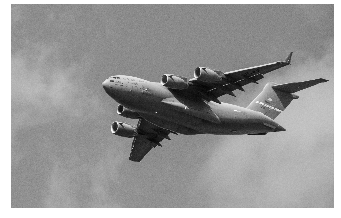
#> input picture Machine_Learning/1.png, 341 x 218 px
$ jupyter execute chapter-08.ipynb
#> lines starting #> are read from the running program, lines starting #| are printed output that depends on the picture; after the words box and inside, x2 and y2 are one past the last pixel; in counts of white or black regions, pixels touching at a corner belong together
[cell 1]
import cv2
import numpy as np
import matplotlib.pyplot as plt

[cell 2]
image = cv2.imread("../1.png", cv2.IMREAD_GRAYSCALE)
#> image is the input picture: shape (218, 341); min 2, max 255, mean 153.4

[cell 3]
plt.imshow(image, cmap='gray')
plt.axis('off')
plt.show()

[cell 4]
type(image)

[cell 5]
image

[cell 6]
image.shape
#> Out = (218, 341)

[cell 7]
image[0,0]
#> Out = 255

[cell 8]
image_bgr = cv2.imread("../1.png", cv2.IMREAD_COLOR)

image_bgr[0,0]
#> Out = [255, 255, 255]

[cell 9]
# Convert to RGB
image_rgb = cv2.cvtColor(image_bgr, cv2.COLOR_BGR2RGB)
# Show image
plt.imshow(image_rgb), plt.axis("off")
plt.show()

[cell 10]
image = cv2.imread("../1.png", cv2.IMREAD_GRAYSCALE)
# Save image
cv2.imwrite("../plane_new.jpg", image)
#> Out = True

[cell 11]
# Load image as grayscale
image = cv2.imread("../1.png",cv2.IMREAD_GRAYSCALE)
# Resize image to 50 pixels by 50 pixels
image_50x50 = cv2.resize(image, (50, 50))
# View image
plt.imshow(image_50x50, cmap="gray"), plt.axis("off")
plt.show()

[cell 12]
# Load image in grayscale
image = cv2.imread("../1.png",cv2.IMREAD_GRAYSCALE)
# Select first half of the columns and all rows
image_cropped = image[:,:128]
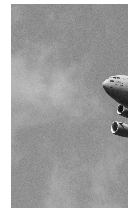
#> image_cropped: shape (218, 128); min 17, max 255, mean 164.4
# Show image
plt.imshow(image_cropped, cmap="gray"), plt.axis("off")
plt.show()

[cell 13]
image = cv2.imread("../1.png",cv2.IMREAD_GRAYSCALE)
# Blur image
image_blurry = cv2.blur(image, (5,5))
# Show image
plt.imshow(image_blurry, cmap="gray"), plt.axis("off")
plt.show()

[cell 14]
# Blur image
image_very_blurry = cv2.blur(image, (100,100))
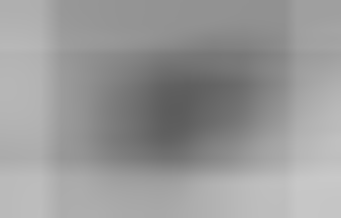
#> image_very_blurry: shape (218, 341); min 92, max 201, mean 152.7
# Show image
plt.imshow(image_very_blurry, cmap="gray"), plt.xticks([]),
plt.yticks([])
plt.show()

[cell 15]
# Create kernel
kernel = np.ones((5,5)) / 25.0
# Show kernel
kernel

[cell 16]
# Apply kernel
image_kernel = cv2.filter2D(image, -1, kernel)
# Show image
plt.imshow(image_kernel, cmap="gray"), plt.xticks([]),
plt.yticks([])
plt.show()

[cell 17]
image = cv2.imread("../1.png",cv2.IMREAD_GRAYSCALE)
# Create kernel
kernel = np.array([[0, -1, 0],
[-1, 5,-1],
[0, -1, 0]])
# Sharpen image
image_sharp = cv2.filter2D(image, -1, kernel)
# Show image
plt.imshow(image_sharp, cmap="gray"), plt.axis("off")
plt.show()

[cell 18]
# Enhance image
image_enhanced = cv2.equalizeHist(image)
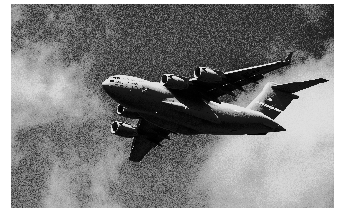
#> image_enhanced: shape (218, 341); min 0, max 255, mean 130.9
# Show image
plt.imshow(image_enhanced, cmap="gray"), plt.axis("off")
plt.show()

[cell 19]
image_bgr = cv2.imread("../1.png")

image_yuv = cv2.cvtColor(image_bgr, cv2.COLOR_BGR2YUV)
#> image_yuv: shape (218, 341, 3); mean of channels 0, 1, 2 153.4, 128, 128
# Apply histogram equalization
image_yuv[:, :, 0] = cv2.equalizeHist(image_yuv[:, :, 0])
#> image_yuv: shape (218, 341, 3); mean of channels 0, 1, 2 130.9, 128, 128
# Convert to RGB
image_rgb = cv2.cvtColor(image_yuv, cv2.COLOR_YUV2RGB)
# Show image
plt.imshow(image_rgb), plt.axis("off")
plt.show()

[cell 20]
image_bgr = cv2.imread("../1.png")
# Convert BGR to HSV
image_hsv = cv2.cvtColor(image_bgr, cv2.COLOR_BGR2HSV)
#> image_hsv: shape (218, 341, 3); mean H, S, V 0, 0, 153.4
# Define range of blue values in HSV
lower_blue = np.array([5,10,50])
upper_blue = np.array([50,205,5])
# Create mask
mask = cv2.inRange(image_hsv, lower_blue, upper_blue)
#> mask: shape (218, 341); every value is 0
# Mask image
image_bgr_masked = cv2.bitwise_and(image_bgr, image_bgr,mask=mask)
#> image_bgr_masked: shape (218, 341, 3); every value is 0
# Convert BGR to RGB
image_rgb = cv2.cvtColor(image_bgr_masked,
cv2.COLOR_BGR2RGB)
# Show image
plt.imshow(image_rgb), plt.axis("off")
plt.show()

[cell 21]
# Show image
plt.imshow(mask, cmap='gray'), plt.axis("off")
plt.show()

[cell 22]
# Load image as grayscale
image_grey = cv2.imread("../1.png",cv2.IMREAD_GRAYSCALE)

# Apply adaptive thresholding
max_output_value = 255
neighborhood_size = 99
subtract_from_mean = 10
image_binarized = cv2.adaptiveThreshold(image_grey,
max_output_value,
cv2.ADAPTIVE_THRESH_GAUSSIAN_C,
cv2.THRESH_BINARY,
neighborhood_size,
subtract_from_mean)
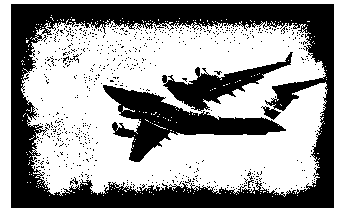
#> image_binarized: shape (218, 341); 62% white; 658 black regions (652 under 20 px), largest, box (x1, y1, x2, y2) and area: (11, 4, 334, 208) 20094, (103, 85, 286, 162) 4714, (162, 52, 293, 112) 2289, (70, 177, 78, 185) 26, (248, 176, 254, 188) 26, (70, 54, 79, 63) 24
# Show image
plt.imshow(image_binarized, cmap="gray"), plt.axis("off")
plt.show()

[cell 23]
image_bgr = cv2.imread('../1.png')
image_rgb = cv2.cvtColor(image_bgr, cv2.COLOR_BGR2RGB)
# Rectangle values: start x, start y, width, height
rectangle = (0, 56, 256, 150)
# Create initial mask
mask = np.zeros(image_rgb.shape[:2], np.uint8)
# Create temporary arrays used by grabCut
bgdModel = np.zeros((1, 65), np.float64)
fgdModel = np.zeros((1, 65), np.float64)
# Run grabCut
cv2.grabCut(image_rgb, # Our image
mask, # The Mask
rectangle, # Our rectangle
bgdModel, # Temporary array for background
fgdModel, # Temporary array for background
5, # Number of iterations
cv2.GC_INIT_WITH_RECT) # Initiative using our
rectangle
# Create mask where sure and likely backgrounds set to 0, otherwise 1
mask_2 = np.where((mask==2) | (mask==0), 0,
1).astype('uint8')
# Multiply image with new mask to subtract background
image_rgb_nobg = image_rgb * mask_2[:, :, np.newaxis]
# Show image
plt.imshow(image_rgb_nobg),plt.show()
plt.axis("off")

[cell 24]
# Show mask
plt.imshow(mask, cmap='gray'), plt.axis("off")
plt.show()

[cell 25]
plt.imshow(mask_2, cmap='gray'), plt.axis("off")
plt.show()
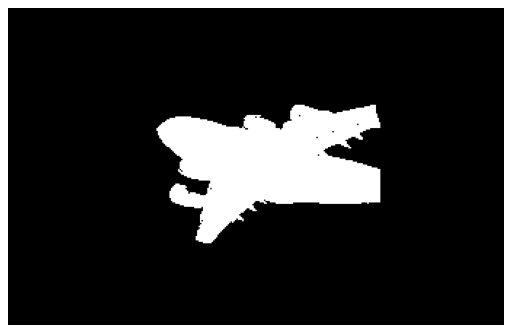
#> figure drawn by matplotlib, 1 panel

[cell 26]
# Load image as grayscale
image_gray = cv2.imread("../1.png",cv2.IMREAD_GRAYSCALE)
# Calculate median intensity
median_intensity = np.median(image_gray)
#> median_intensity = 147
# Set thresholds to be one standard deviation above and below median intensity
lower_threshold = int(max(0, (1.0 - 0.33) *
median_intensity))
#> lower_threshold = 98
upper_threshold = int(min(255, (1.0 + 0.33) *
median_intensity))
#> upper_threshold = 195
# Apply canny edge detector
image_canny = cv2.Canny(image_gray, lower_threshold,
upper_threshold)
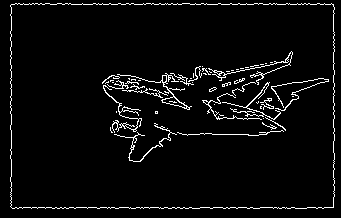
#> image_canny: shape (218, 341); 4.3% white in thin lines or dots
# Show image
plt.imshow(image_canny, cmap="gray"), plt.axis("off")
plt.show()

[cell 27]
# Load image as grayscale
image_bgr = cv2.imread("../1.png")
image_gray = cv2.cvtColor(image_bgr, cv2.COLOR_BGR2GRAY)
image_gray = np.float32(image_gray)
# Set corner detector parameters
block_size = 2
aperture = 29
free_parameter = 0.04
# Detect corners
detector_responses = cv2.cornerHarris(image_gray,
block_size,
aperture,
free_parameter)
# Large corner markers
detector_responses = cv2.dilate(detector_responses, None)
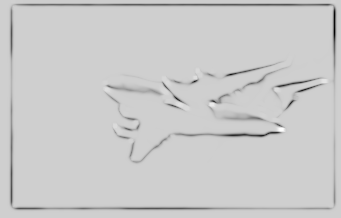
#> detector_responses: shape (218, 341) float32; min -1.23e+36, max 2.85e+35, mean -inf; drawn with min black and max white
# Only keep detector responses greater than threshold, mark as white
threshold = 0.02
image_bgr[detector_responses >
threshold *
detector_responses.max()] = [255,255,255]
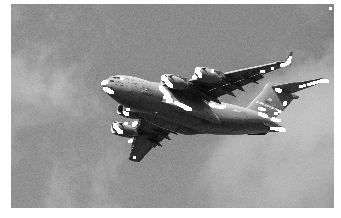
#> image_bgr: shape (218, 341, 3); 1.48% of pixels changed, all inside (x1, y1, x2, y2) = (101, 7, 332, 159)
# Convert to grayscale
image_gray = cv2.cvtColor(image_bgr, cv2.COLOR_BGR2GRAY)
# Show image
plt.imshow(image_gray, cmap="gray"), plt.axis("off")
plt.show()

[cell 28]
# Show potential corners
plt.imshow(detector_responses, cmap='gray'), plt.axis("off")
plt.show()

[cell 29]
image = cv2.imread("../1.png",
cv2.IMREAD_GRAYSCALE)
# Resize image to 10 pixels by 10 pixels
image_10x10 = cv2.resize(image, (10, 10))
# Convert image data to one-dimensional vector
image_10x10.flatten()
#> Out = 100 values, max 222 at index 33, min 16 at index 64, mean 142.3

[cell 30]
plt.imshow(image_10x10, cmap="gray"), plt.axis("off")
plt.show()
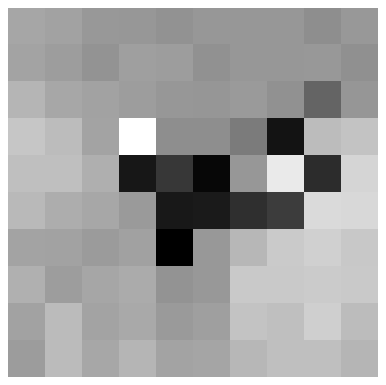
#> figure drawn by matplotlib, 1 panel

[cell 31]
image_10x10.shape,image_10x10.flatten().shape
#> Out = ((10, 10), (100,))

[cell 32]
# Load image
image_bgr = cv2.imread("../1.png",cv2.IMREAD_COLOR)
# Convert to RGB
image_rgb = cv2.cvtColor(image_bgr, cv2.COLOR_BGR2RGB)
# Create a list for feature values
features = []
# Calculate the histogram for each color channel
colors = ("r","g","b")
# For each channel: calculate histogram and add to feature value list
for i, channel in enumerate(colors):
    histogram = cv2.calcHist([image_rgb], # Image
                        [i], # Index of channel
                        None, # No mask
                        [256], # Histogram size
                        [0,256]) # Range
    features.extend(histogram)
#> after the loop, features = 768 items, first 6: [0], [0], [1], [0], [5], [2]
# Create a vector for an observation's feature values
observation = np.array(features).flatten()
#> observation = 768 values, max 8447 at index 255, min 0 at index 0, mean 290.4
# Show the observation's value for the first five features
observation[0:5]
#> Out = [0, 0, 1, 0, 5]

[cell 33]
import pandas as pd
# Create some data
data = pd.Series([1, 1, 2, 2, 3, 3, 3, 4, 5])
# Show the histogram
data.hist(grid=False)
plt.show()
#> figure, not shown here; tallest bar 3 high, from x = 3 to 3.4

[cell 34]
# Calculate the histogram for each color channel
colors = ("r","g","b")
# For each channel: calculate histogram, make plot
for i, channel in enumerate(colors):
    histogram = cv2.calcHist([image_rgb], # Image
                            [i], # Index of channel
                            None, # No mask
                            [256], # Histogram size
                            [0,256]) # Range
    plt.plot(histogram, color = channel)
    plt.xlim([0,256])

# Show plot
plt.show()
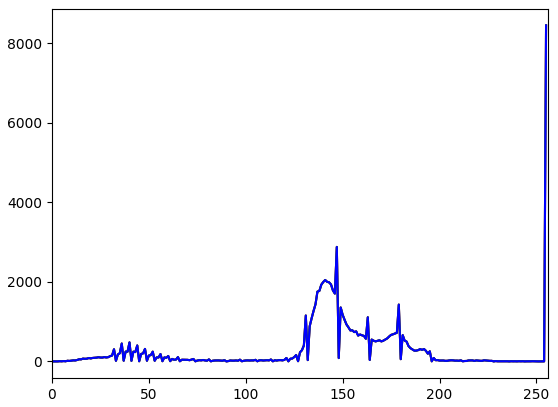
#> figure drawn by matplotlib, 1 panel; curve peaks at x = 255, y = 8447; curve peaks at x = 255, y = 8447; curve peaks at x = 255, y = 8447
